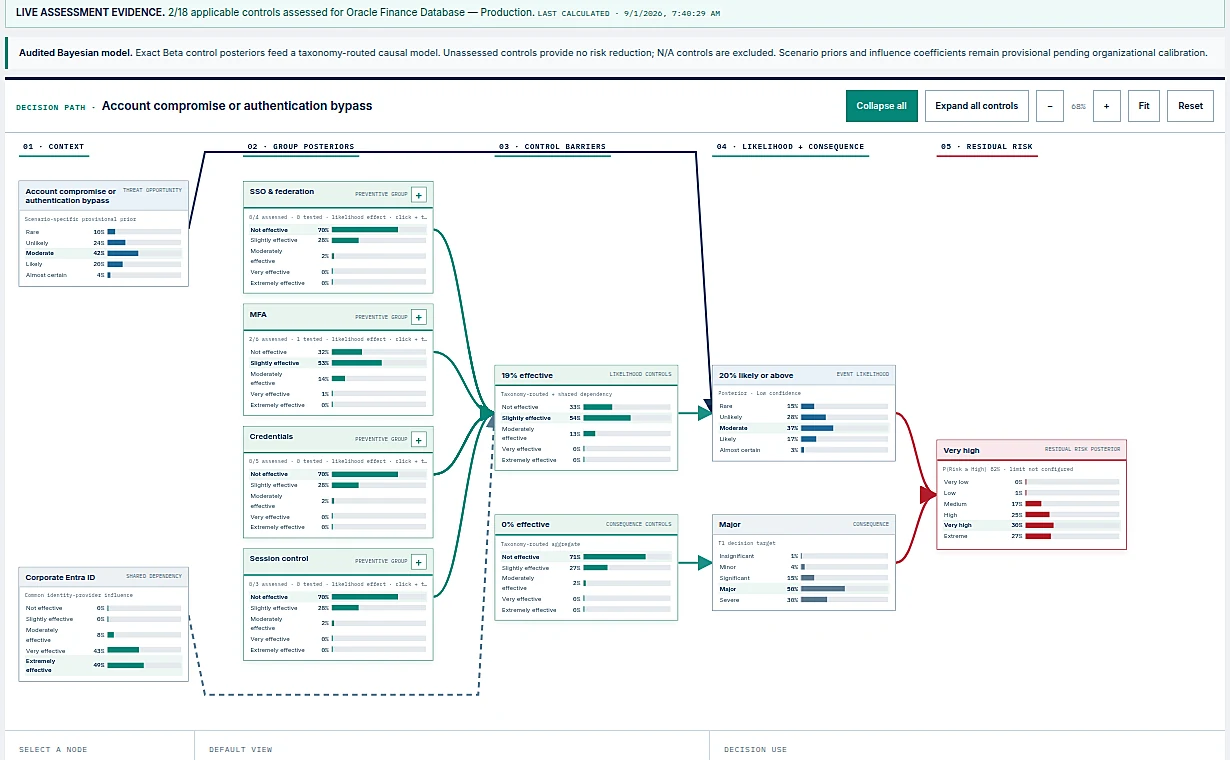
#> input picture reference-assets/iopaf-engine/bayesian-network.webp, 1230 x 760 px, given in place of standards-mapping.png, which was not available
$ python prepare_three_stream_web_visuals.py
#> lines starting #> are read from the running program, lines starting #| are printed output that depends on the picture
from pathlib import Path

from PIL import Image, ImageEnhance, ImageFilter


SOURCE = Path("/home/ubuntu/iopaf_v4/three_stream_shots")
OUTPUT = Path("/home/ubuntu/webdev-static-assets/iopaf-engine")
OUTPUT.mkdir(parents=True, exist_ok=True)


ASSETS = {
    "standards-lifecycle-mapping": ("standards-mapping.png", (80, 180, 1360, 2780)),
    "journey-three-streams": ("journey-ideation-to-operation.png", (90, 70, 1350, 1870)),
    "sdlc-cmmi-dev-assessment": ("sdlc-cmmi-dev-assessment.png", (0, 55, 1400, 990)),
    "tmmi-testing-assessment": ("tmmi-testing-assessment.png", (0, 55, 1400, 990)),
    "it-operations-assessment": ("it-operations-assessment.png", (0, 55, 1400, 990)),
    "process-results-heatmap": ("process-results-heatmap.png", (75, 55, 1370, 985)),
    "process-results-roadmap": ("process-results-roadmap.png", (75, 55, 1370, 985)),
}


for output_name, (source_name, crop_box) in ASSETS.items():
    source_path = SOURCE / source_name
    image = Image.open(source_path).convert("RGB")
#> image is the input picture: PIL image 1230x760 RGB; mean R, G, B 242, 245.2, 245.5
    crop = image.crop(crop_box)
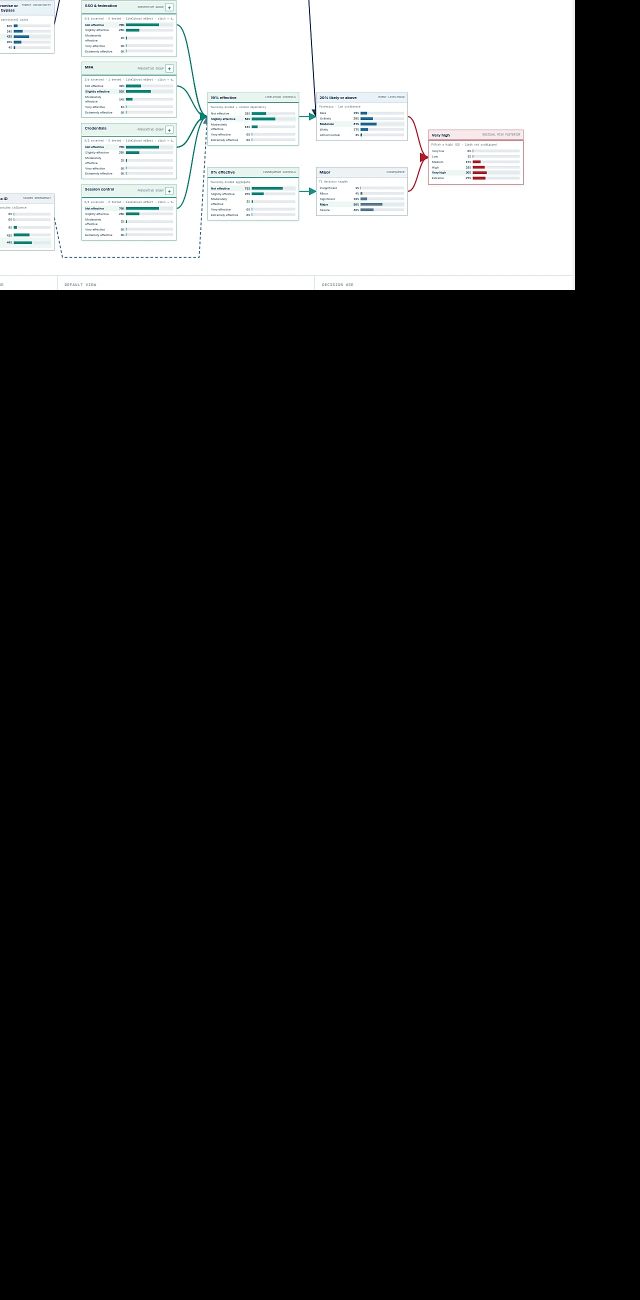
#> crop: PIL image 1280x2600 RGB (shown at 1/2 size); mean R, G, B 49.1, 49.6, 49.6
    if crop.width > 1500:
        target_height = round(crop.height * 1500 / crop.width)
        crop = crop.resize((1500, target_height), Image.Resampling.LANCZOS)
    crop = ImageEnhance.Contrast(crop).enhance(1.03)
    crop = ImageEnhance.Sharpness(crop).enhance(1.08)
    crop = crop.filter(ImageFilter.UnsharpMask(radius=1.0, percent=68, threshold=3))
    destination = OUTPUT / f"{output_name}.webp"
    crop.save(destination, "WEBP", quality=88, method=6)
#> (the run stopped early here; a loop or call above may not have finished)

$ run again, on reference-assets/iopaf-engine/bayesian-summary.webp
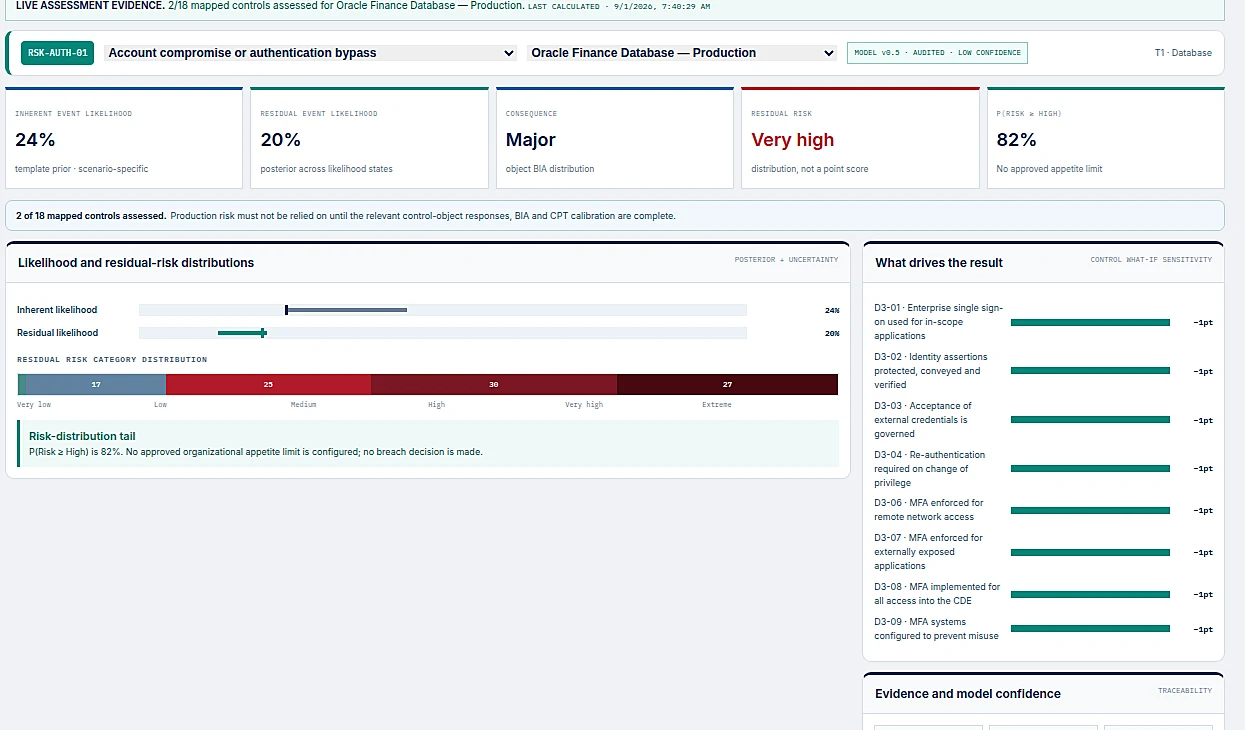
#> input picture reference-assets/iopaf-engine/bayesian-summary.webp, 1245 x 730 px, given in place of standards-mapping.png, which was not available
#> image is the input picture: PIL image 1245x730 RGB; mean R, G, B 234.7, 237.1, 239.2
#> `crop = image.crop(crop_box)`:
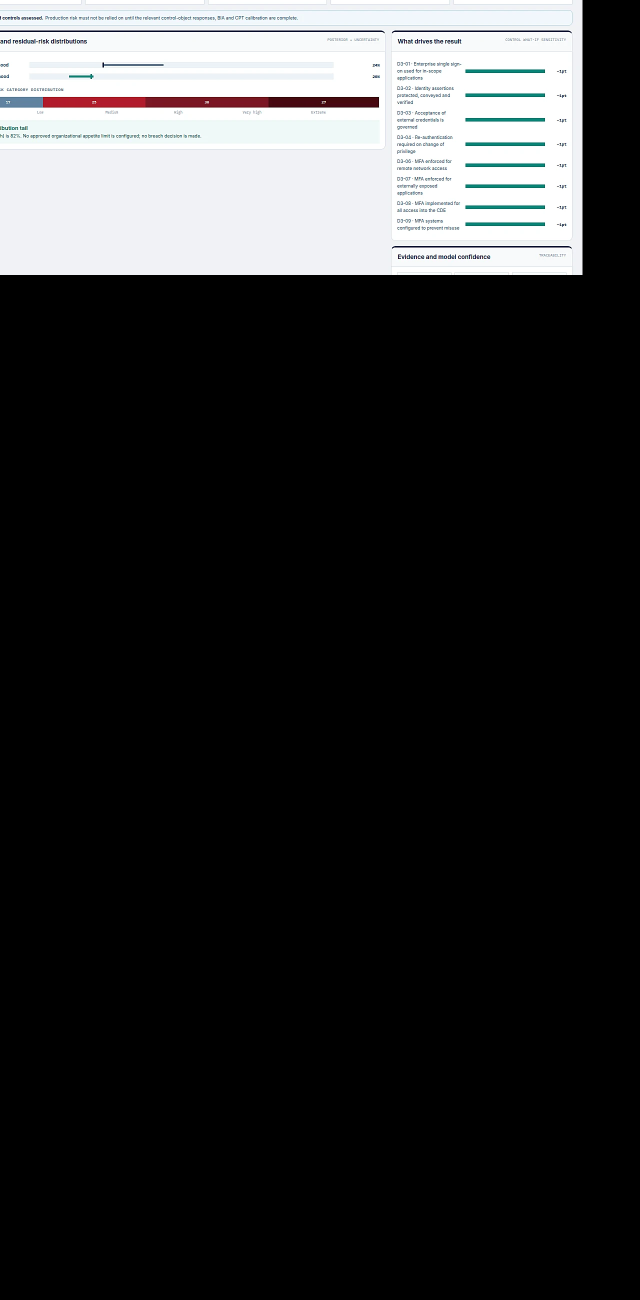
#> crop: PIL image 1280x2600 RGB (shown at 1/2 size); mean R, G, B 45.1, 45.4, 45.9

$ run again, on reference-assets/iopaf-engine/control-interdependencies.webp
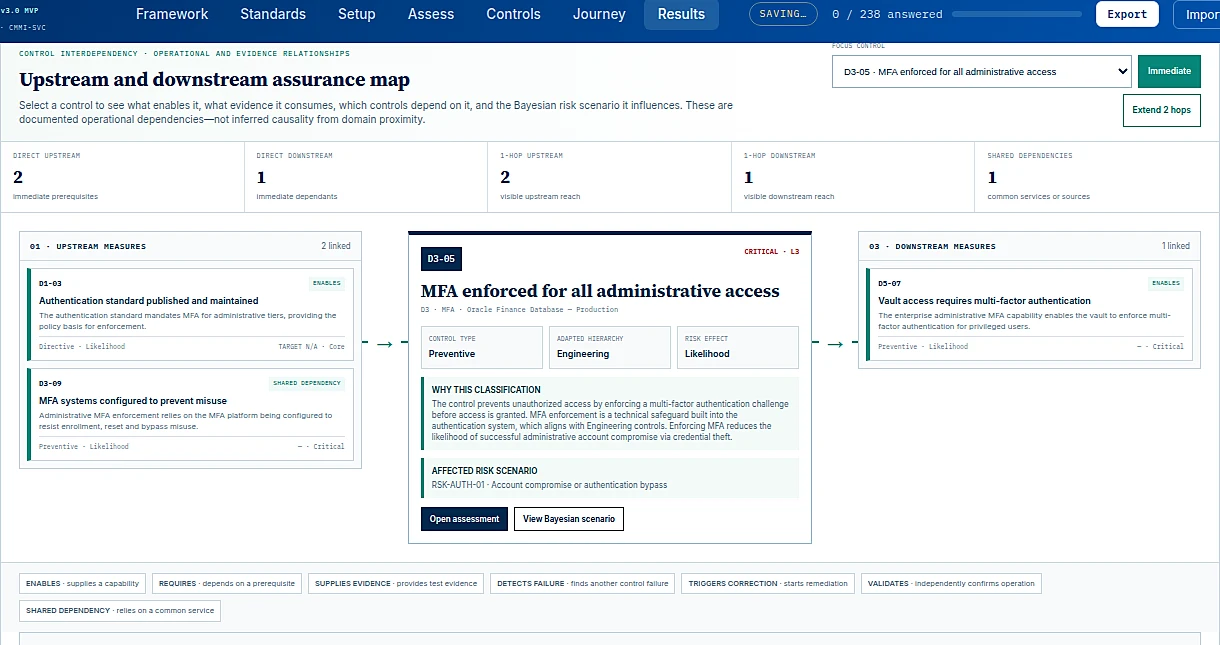
#> input picture reference-assets/iopaf-engine/control-interdependencies.webp, 1220 x 645 px, given in place of standards-mapping.png, which was not available
#> image is the input picture: PIL image 1220x645 RGB; mean R, G, B 226.9, 233.5, 238.6
#> `crop = image.crop(crop_box)`:
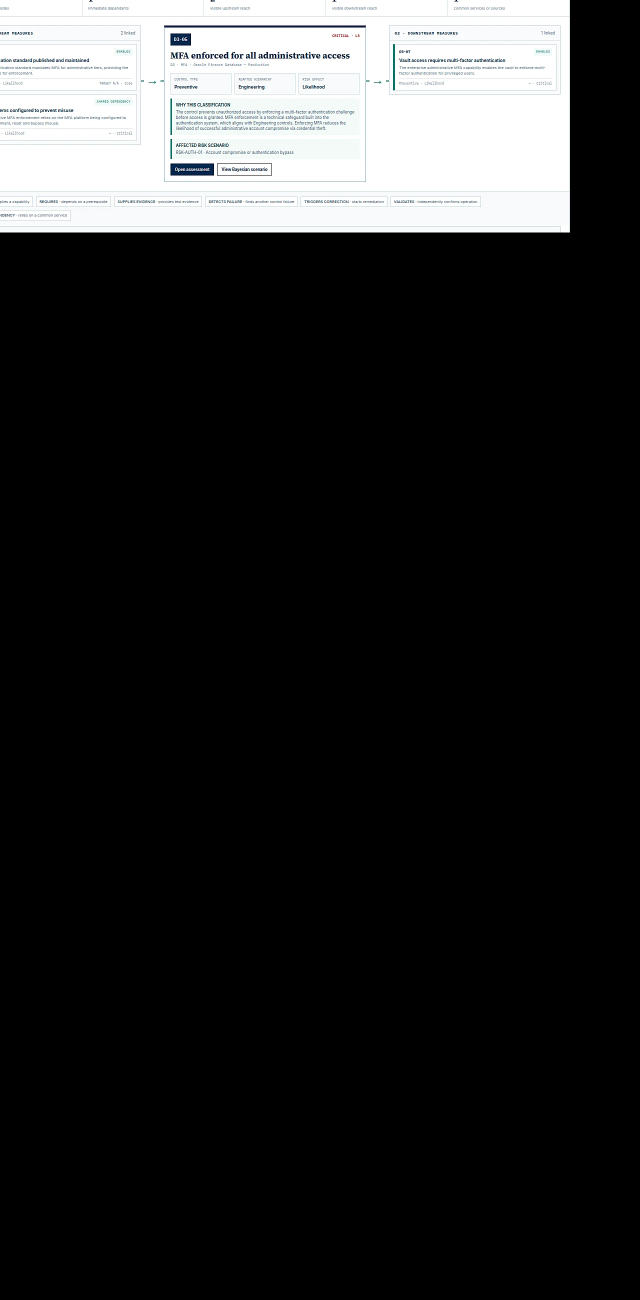
#> crop: PIL image 1280x2600 RGB (shown at 1/2 size); mean R, G, B 38.7, 39, 39.2
